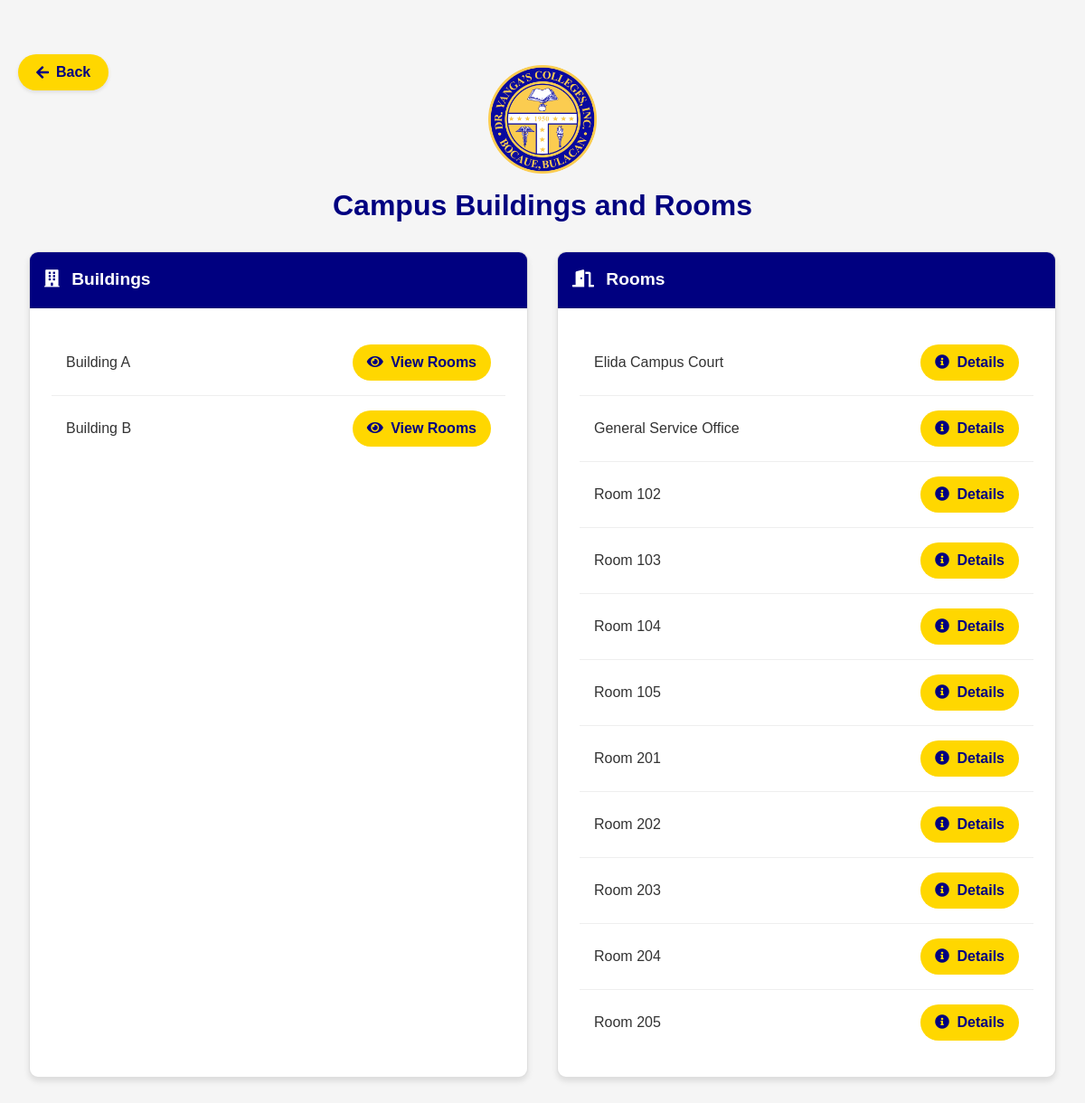
/start_tour.php?building_id=2, run on the app's committed database.
### tables this page shows
CREATE TABLE IF NOT EXISTS buildings (
    id INT AUTO_INCREMENT PRIMARY KEY,
    name VARCHAR(100) NOT NULL,
    floor VARCHAR(50) NOT NULL,
    description TEXT,
    image_url VARCHAR(255),
    created_at TIMESTAMP DEFAULT CURRENT_TIMESTAMP
);

CREATE TABLE IF NOT EXISTS rooms (
    id INT AUTO_INCREMENT PRIMARY KEY,
    building_id INT,
    name VARCHAR(100) NOT NULL,
    description TEXT,
    image_url VARCHAR(255),
    created_at TIMESTAMP DEFAULT CURRENT_TIMESTAMP,
    FOREIGN KEY (building_id) REFERENCES buildings(id)
);

### includes/functions.php (called while the page is built, shortened)
<?php
require_once __DIR__ . '/../config/database.php';
function getBuildings() {
    global $pdo;
    try {
        $sql = "SELECT b.*, COUNT(r.id) as room_count
                FROM buildings b
                LEFT JOIN rooms r ON b.id = r.building_id
                GROUP BY b.id
                ORDER BY b.name, b.floor";
        $stmt = $pdo->query($sql);
        return $stmt->fetchAll(PDO::FETCH_ASSOC);
    } catch(PDOException $e) {
        error_log("Get buildings error: " . $e->getMessage());
        return [];
    }
}
function getRoomsByBuilding($building_id) {
    global $pdo;
    try {
        $stmt = $pdo->prepare("SELECT * FROM rooms WHERE building_id = ? ORDER BY name");
        $stmt->execute([$building_id]);
        $rooms = $stmt->fetchAll();
        return $rooms;
    } catch(PDOException $e) {
        error_log("Get rooms error: " . $e->getMessage());
        return [];
    }
}

### start_tour.php (the view, shortened to what this page needs)
<?php
require_once 'includes/functions.php';
$buildings = getBuildings();
$selected_building_id = isset($_GET['building_id']) ? (int)$_GET['building_id'] : null;
$rooms = $selected_building_id ? getRoomsByBuilding($selected_building_id) : [];
?>
<!DOCTYPE html>
<html lang="en">
<head>
    <link rel="stylesheet" href="https://stackpath.bootstrapcdn.com/bootstrap/4.5.2/css/bootstrap.min.css">
    <link rel="stylesheet" href="https://cdnjs.cloudflare.com/ajax/libs/font-awesome/5.15.4/css/all.min.css">
</head>
<body>
    <div class="tour-container">
        <a href="javascript:history.back()" class="back-btn">
            <i class="fas fa-arrow-left"></i>
            Back
        </a>
        <div class="header">
            <img src="assets/images/dyci-logo.png" alt="DYCI Logo" class="logo">
            <h2 class="title">Campus Buildings and Rooms</h2>
        </div>
        <div class="cards-container">
            <div class="card">
                <div class="card-header">
                    <i class="fas fa-building mr-2"></i>
                    Buildings
                </div>
                <div class="card-body">
                    <?php if (!empty($buildings)): ?>
                        <ul class="building-list">
                            <?php foreach ($buildings as $building): ?>
                                <li class="list-item">
                                    <span class="item-name"><?php echo htmlspecialchars($building['name']); ?></span>
                                    <a href="?building_id=<?php echo $building['id']; ?>" class="view-btn">
                                        <i class="fas fa-eye mr-1"></i>
                                        View Rooms
                                    </a>
                                </li>
                            <?php endforeach; ?>
                        </ul>
                    <?php else: ?>
                        <div class="empty-message">No buildings available.</div>
                    <?php endif; ?>
                </div>
            </div>
            <div class="card">
                <div class="card-header">
                    <i class="fas fa-door-open mr-2"></i>
                    Rooms
                </div>
                <div class="card-body">
                    <?php if ($selected_building_id && !empty($rooms)): ?>
                        <ul class="room-list">
                            <?php foreach ($rooms as $room): ?>
                                <li class="list-item">
                                    <span class="item-name"><?php echo htmlspecialchars($room['name']); ?></span>
                                    <a href="view_room.php?id=<?php echo $room['id']; ?>" class="view-btn">
                                        <i class="fas fa-info-circle mr-1"></i>
                                        Details
                                    </a>
                                </li>
                            <?php endforeach; ?>
                        </ul>
                    <?php elseif ($selected_building_id): ?>
                        <div class="empty-message">No rooms available for this building.</div>
                    <?php else: ?>
                        <div class="empty-message">Select a building to view its rooms.</div>
                    <?php endif; ?>
                </div>
            </div>
        </div>
    </div>
</body>
</html>

### start_tour.php (style rules this page uses)
body { margin: 0; padding: 0; min-height: 100vh; background: #f5f5f5; font-family: Arial, sans-serif; }
.tour-container { max-width: 1200px; margin: 40px auto; padding: 2rem; position: relative; }
.header { text-align: center; margin-bottom: 2rem; }
.logo { width: 120px; height: auto; margin-bottom: 1rem; }
.title { color: #000080; font-weight: bold; margin-bottom: 1rem; }
.cards-container { display: grid; grid-template-columns: repeat(auto-fit, minmax(300px, 1fr)); gap: 2rem; margin-top: 2rem; }
.card { background: white; border-radius: 10px; box-shadow: 0 4px 6px rgba(0,0,0,0.1); overflow: hidden; transition: transform 0.3s ease; }
.card-header { background: #000080; color: white; padding: 1rem; font-weight: bold; font-size: 1.2rem; }
.card-body { padding: 1.5rem; }
.building-list, .room-list { list-style: none; padding: 0; margin: 0; }
.list-item { display: flex; justify-content: space-between; align-items: center; padding: 1rem; border-bottom: 1px solid #eee; transition: background-color 0.3s ease; }
.list-item:last-child { border-bottom: none; }
.item-name { font-weight: 500; color: #333; }
.view-btn { background: #FFD700; color: #000080; padding: 0.5rem 1rem; border-radius: 20px; text-decoration: none; font-weight: bold; transition: all 0.3s ease; }
.back-btn { position: absolute; top: 20px; left: 20px; background: #FFD700; color: #000080; padding: 8px 20px; border-radius: 25px; text-decoration: none; font-weight: bold; display: flex; align-items: center; gap: 8px; transition: all 0.3s; box-shadow: 0 2px 4px rgba(0,0,0,0.1); }

### data on the page
buildings: name "Building A"
buildings: name "Building B"
rooms: name "Elida Campus Court"
rooms: name "General Service Office"
rooms: name "Room 102"
rooms: name "Room 103"
rooms: name "Room 104"
rooms: name "Room 105"
rooms: name "Room 201"
rooms: name "Room 202"
rooms: name "Room 203"
rooms: name "Room 204"
rooms: name "Room 205"
